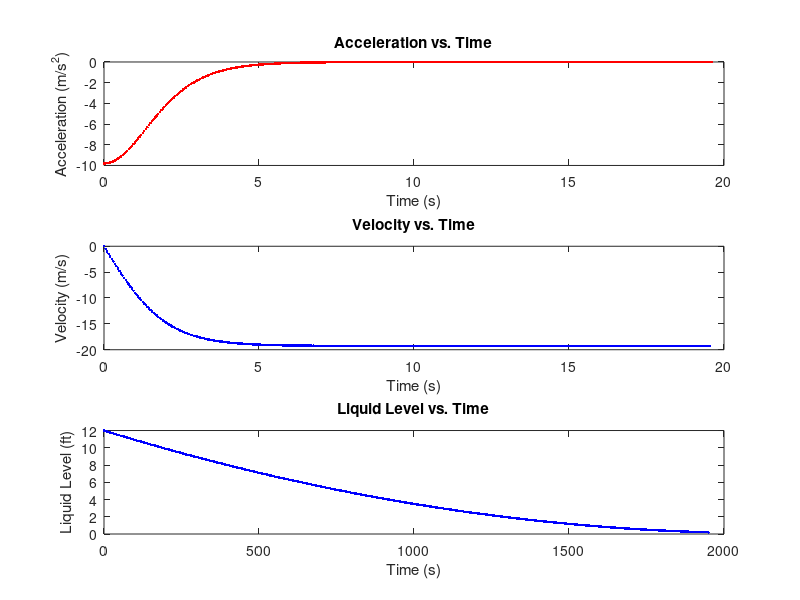

Reproduce this figure in MATLAB.
% Coleman Lyski
% Feb 28, 2017
% HW 5
%% Problem 3
clear; clc; close all; home
commandwindow

load('HW5.mat');
initial_height = 360;
impactTime = sqrt(2*(initial_height/9.81));

v(1) = 0;

for k = 2:length(a)-1
    v(k) = v(k-1) + 0.05*((a(k)+ a(k+1))/2);  
end

x(1) = 360;

for k = 2:length(v)-1
    x(k) = x(k-1) + 0.05*((v(k)+ v(k+1))/2); 
end

subplot(3,1,1);
plot(t,a,'r.');
title('Acceleration vs. Time');
xlabel('Time (s)');
ylabel('Acceleration (m/s^2)');

for k = 1:length(t)-1
    y(k) = t(k);
end

for k = 1:length(t)-2
    u(k) = t(k);    
end

subplot(3,1,2);
plot(y,v,'b.');
title('Velocity vs. Time');
xlabel('Time (s)');
ylabel('Velocity (m/s)');

subplot(3,1,3);
plot(u,x,'k.');
title('Position vs. Time');
xlabel('Time (s)');
ylabel('Position (m)');
ylim([0 360]);

%% Problem 4
clear; clc; close all; home
commandwindow

count = 1;
time = 0;
D = 0.2;
r = 5;
Level = 12;
L(1) = Level;
Volume(1) = pi*((r)^2)*Level;
rateOut(1) = pi*((D/2)^2)*sqrt(2*32.2*(Level(1)-(D/2)));
deltaT = input('Enter the time interval: ');

while L >= 0.2
    count = count + 1;
    time(count) = time(count-1) + deltaT;
    rateOut = deltaT*(pi*(D/2)^2)*sqrt(2*(32.2)*(Level - (D/2)));
    Volume = Volume - rateOut;
    V(count) = Volume;
    Level = (Volume/(pi*r^2));
    L(count) = Level;    
end

fprintf('Liquid Level = %0.4f\n',L);
fprintf('Time = %0.3f\n',time(count));
plot(time,L,'b.');
title('Liquid Level vs. Time');
xlabel('Time (s)');
ylabel('Liquid Level (ft)');